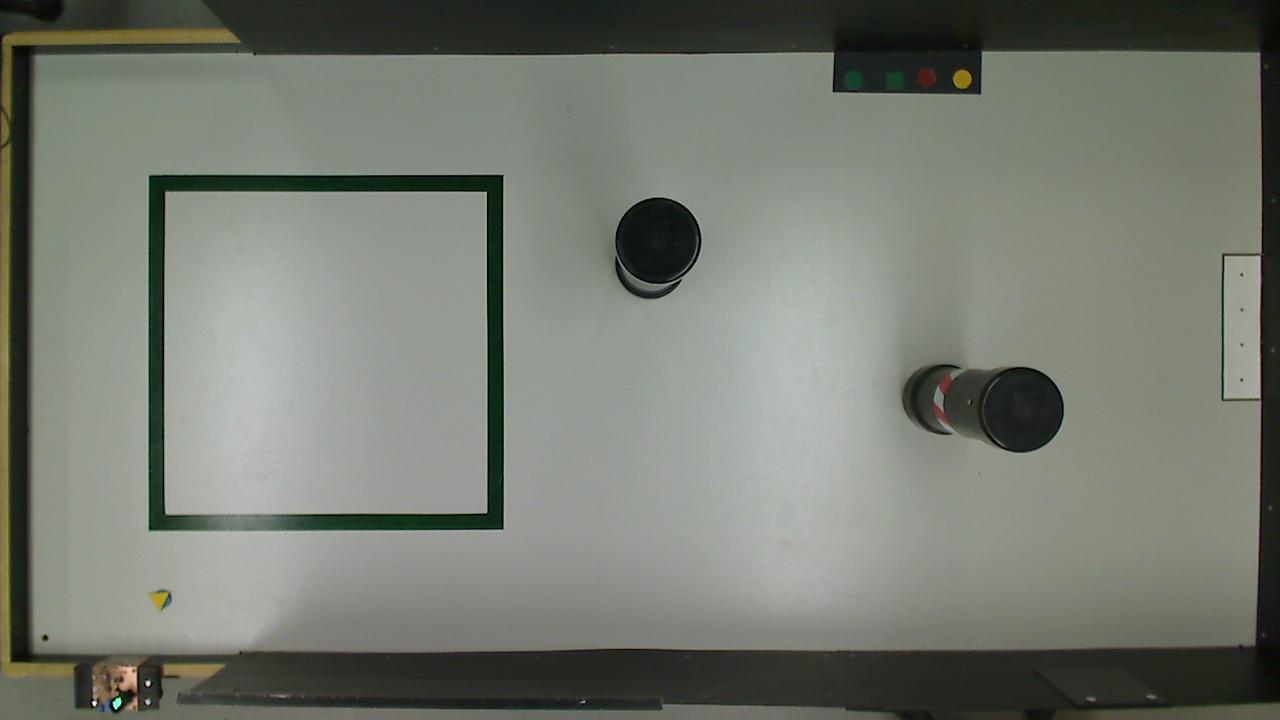
#> input picture tests/Domain/TwoObstacle/photo_b_1280_720_0.jpg, 1280 x 720 px; its folder holds only this picture in this run
$ python -i 2ObstacleDetectionTest.py   (imports and definitions only)
#> lines starting #> are read from the running program, lines starting #| are printed output that depends on the picture; after the words box and inside, x2 and y2 are one past the last pixel; in counts of white or black regions, pixels touching at a corner belong together
import unittest
import cv2
import os
from Domain.ObstaclesDetector import ObstaclesDetector
from Domain.HSVColorsAndConfig import *
from os import listdir, path
from os.path import isfile, join


class LocalDirectoryImageRepository():

    def __init__(self, directory_path: str):
#> further down, picture is the input picture: shape (720, 1280, 3); mean B, G, R 113.2, 122.7, 118.1
        self.directory = directory_path
        self.files = [f for f in listdir('.') if isfile(join(self.directory, f))]
        self.current_file = path.basename(self.files[0])
        self.files.sort()


    def get_next_image(self):
        found= True
        next_file = self.files.pop()
        file_name = join(self.directory, next_file)
        if file_name =="2ObstacleDetectionTest.py":
            found= False
        self.current_file = path.basename(file_name)
        return cv2.imread(file_name),found

    def get_current_file(self):
        return self.current_file

    def more_images(self):
        return self.files


TRAINING_DATA_DIRECTORY = ""
test_data = LocalDirectoryImageRepository(TRAINING_DATA_DIRECTORY)

def table (image):
    cimage=cv2.cvtColor(image.copy(), cv2.COLOR_BGR2HSV)
#> cimage: shape (720, 1280, 3); mean H, S, V 47.1, 28.4, 123.1
    mask = cv2.inRange(cimage, LOWER_BLACK_HSV, UPPER_BLACK_HSV)
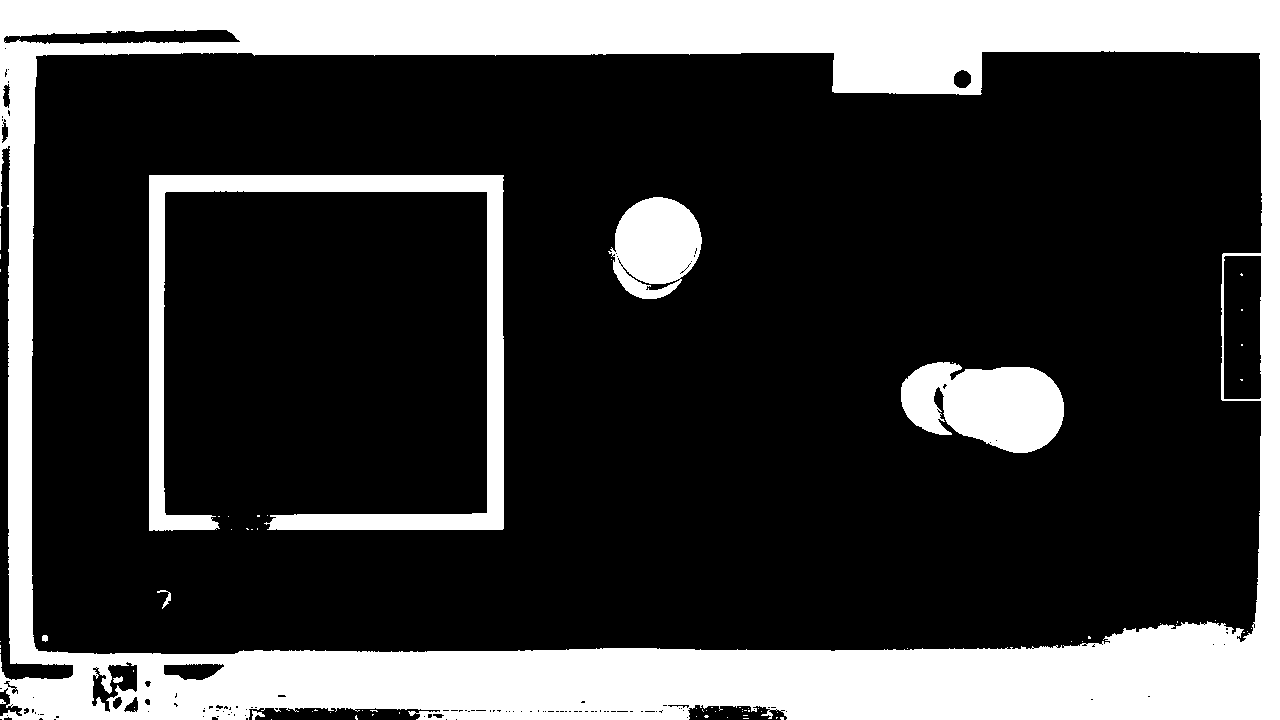
#> mask: shape (720, 1280); 24.4% white; 73 white regions (63 under 20 px), largest, box (x1, y1, x2, y2) and area: (0, 0, 1280, 720) 186012, (149, 175, 504, 531) 21064, (901, 362, 1064, 453) 10794
    kernel = cv2.getStructuringElement(cv2.MORPH_RECT, ksize=(3, 3))
    mask = cv2.morphologyEx(mask, cv2.MORPH_OPEN, kernel=kernel)
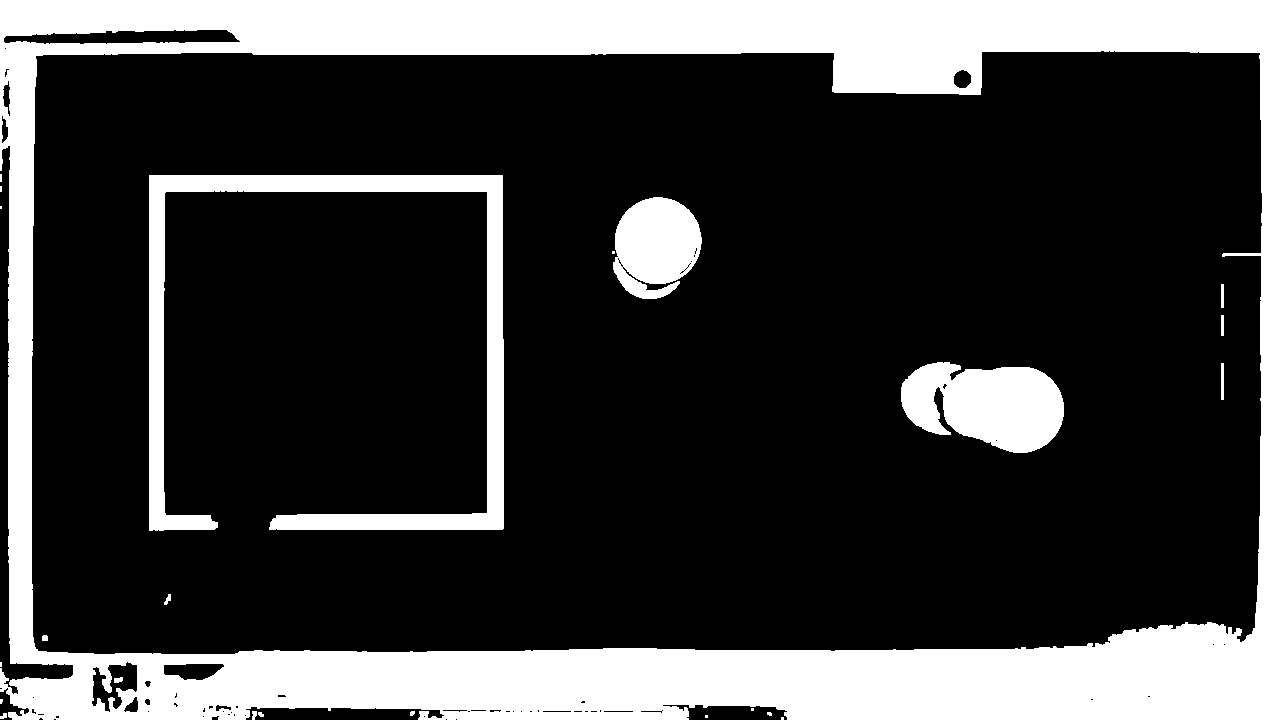
#> mask: shape (720, 1280); 24.3% white; 24 white regions (10 under 20 px), largest, box (x1, y1, x2, y2) and area: (0, 0, 1280, 720) 184698, (149, 175, 504, 531) 21009, (901, 362, 1064, 453) 10758
    mask = cv2.morphologyEx(mask, cv2.MORPH_CLOSE, kernel=kernel, iterations=3)
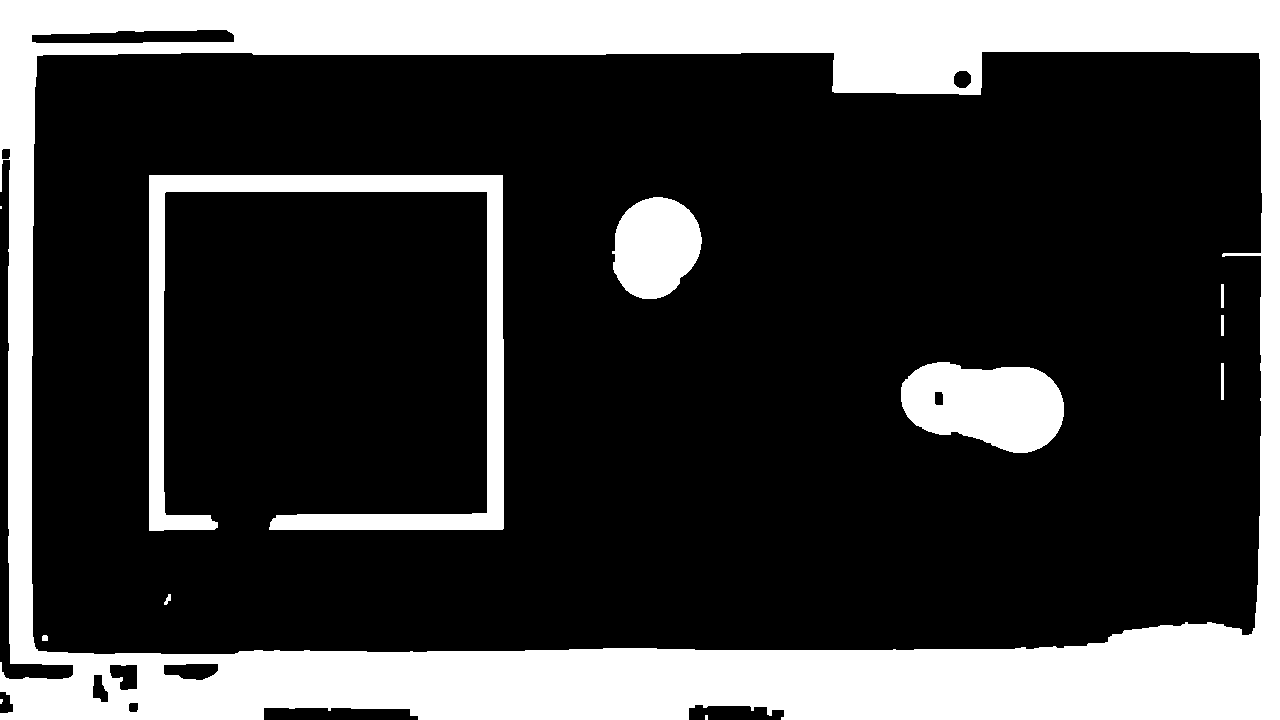
#> mask: shape (720, 1280); 24.6% white; 12 white regions (3 under 20 px)
    contours, hierarchy = cv2.findContours(mask, cv2.RETR_LIST, cv2.CHAIN_APPROX_SIMPLE)
#> contours = 21 contours, 3 with area under 20; largest, box (x1, y1, x2, y2) and area: (0, 0, 1280, 720) 911152, (31, 51, 1263, 655) 724162, (149, 175, 504, 531) 19716, (901, 362, 1064, 453) 10933, (612, 197, 702, 299) 6829
    contours = sorted(contours, key=cv2.contourArea, reverse=True)[:5]
#> contours = 5 contours; box (x1, y1, x2, y2) and area: (0, 0, 1280, 720) 911152, (31, 51, 1263, 655) 724162, (149, 175, 504, 531) 19716, (901, 362, 1064, 453) 10933, (612, 197, 702, 299) 6829
    found = False
    for c in contours:
        contour_length = cv2.arcLength(c, True)
        polygon_points = cv2.approxPolyDP(c, 0.02 * contour_length, True)
        area = cv2.contourArea(polygon_points)
        if area >= MIN_TABLE_AREA and area < MAX_TABLE_AREA:
            x, y, w, h = cv2.boundingRect(polygon_points)
            return x,y,w,h
#> this loop made 2 passes
#> (contour_length, polygon_points, area, x, y, w, h) on pass 2: (3836.6, [[1259, 53], [1251, 634], [34, 646], [37, 55]], 714588.5, 34, 53, 1226, 594)
#> (contour_length, polygon_points, area) on pass 1: (4339.8, [[0, 0], [0, 719], [1279, 719], [1279, 0]], 919601)

    if found ==False:
        print("TwoObstacle")


class MAKETHISWORK(unittest.TestCase):
    def testmain(self):
        test_data.__init__(TRAINING_DATA_DIRECTORY)
        while test_data.more_images():
            obstacleDetector = ObstaclesDetector()
            data,found = test_data.get_next_image()
            if found ==False:
                break

            #image = cv2.GaussianBlur(data, (5, 5), 0)
            #image = cv2.medianBlur(image, ksize=1)
            x,y,w,h = table(data)
            #image = cv2.cvtColor(data, cv2.COLOR_BGR2GRAY)
            crop_img = data[y:y+h , x:x + w]
            # [4 lines of commented-out code are left out]

            obstacles = obstacleDetector.detect(crop_img)
            if len(obstacles) != 2:
                self.fail(test_data.get_current_file() + ' calculated: ' + str(len(obstacles)) +
                          ' required: ' + str(2))


# [2 lines not run here, left out]

>>> import cv2
>>> picture = cv2.imread('photo_b_1280_720_0.jpg')
>>> result = table(picture)
#> result = (34, 53, 1226, 594)
